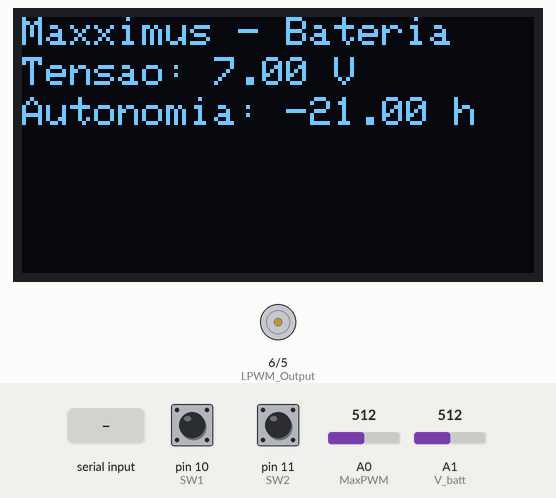
The sketch below on a simulated Arduino Uno, built with avr-gcc and run on an emulated ATmega328P. On the bench: 128×64 one-colour display, motor-driver pin pairs drawn as motors (green arrow = first pin HIGH = forward, orange = second pin HIGH = backward, longer = more drive, scaled by the enable pin). The inputs (shaded band) are chosen by the test bench; at power-on: pin 10 (SW1) HIGH, pin 11 (SW2) HIGH, A1 (V_batt) = 512, A0 (MaxPWM) = 512. What the sketch prints to the serial monitor is not drawn.

Above: at 4.2 s.
4.3 s: "a" received over the second serial link
At 5.8 s:
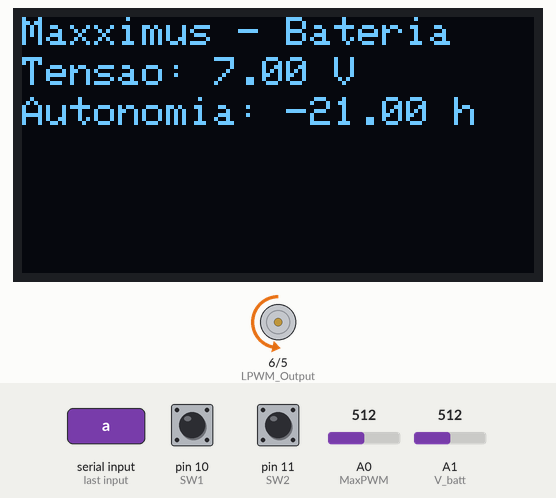
6.5 s: pin 10 (SW1) pulled LOW for 0.15 s
At 7.9 s:
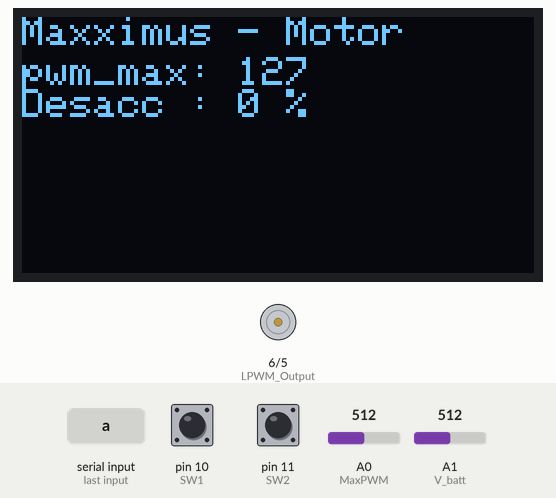
9.6 s: pin 11 (SW2) pulled LOW for 0.15 s
At 10.01 s:
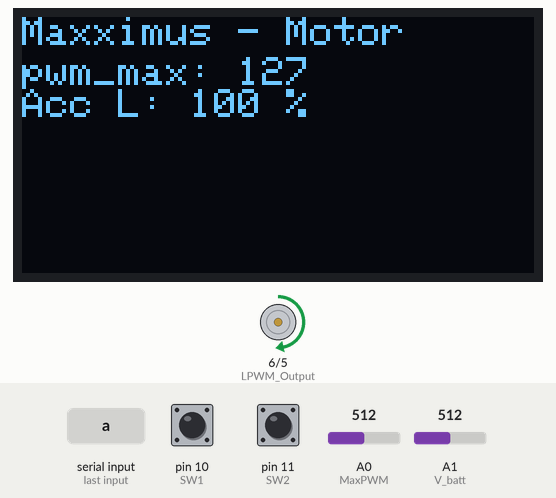
11.5 s: A1 (V_batt) set to 716
14.5 s: "c" received over the second serial link
16.5 s: A1 (V_batt) set to 900
At 20.31 s:
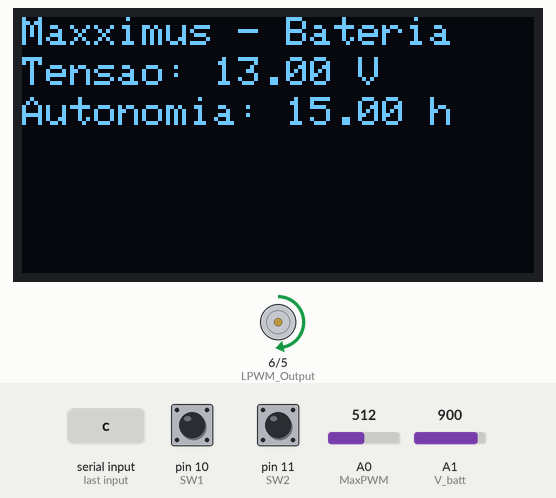
Timing chart, 0 to 20.5 s (numbered marks = the images above; inputs shaded):
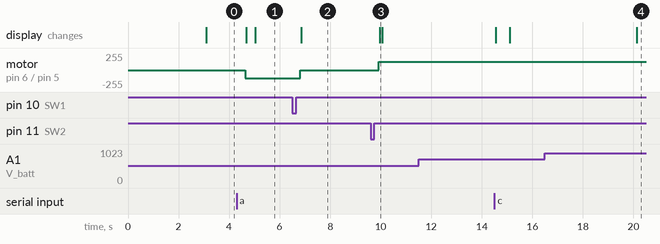

Measured:
- after the input at 4.3 s, motor on pin 6 (LPWM_Output) / pin 5 (RPWM_Output): stopped → backward 126/255 after 0.34 s; the display: first changes after 0.39 s (image 1 shows a later state)
- after the input at 6.5 s, motor on pin 6 (LPWM_Output) / pin 5 (RPWM_Output): backward 126/255 → stopped after 0.33 s; the display: changes after 0.36 s (image 2)
- after the input at 9.6 s, motor on pin 6 (LPWM_Output) / pin 5 (RPWM_Output): stopped → forward 126/255 after 0.32 s; the display: changes after 0.36 s (image 3)
- after the input at 11.5 s, every drawn part: stays the same
- after the input at 16.5 s, the display: changes after 3.6 s (image 4)

The sketch:

MaxximusControl.ino
```cpp
/*==========================================================================
// Author : Robson Rodrigues <robsonavr@gmail.com>
// Project : Maxximus
// Description : Speed control, bluetooth connection, direction control, key direction control, oled diplay
// Source-Code : MaxximusControl.ino
// Program:  versao beta 0
//==========================================================================
// Connection to the BTS7960 board:
// BTS7960 Pin 1 (RPWM) to Arduino pin 5(PWM)
// BTS7960 Pin 2 (LPWM) to Arduino pin 6(PWM)
// BTS7960 Pin 3 (R_EN), 4 (L_EN) to Arduino 7
// BTS7960 Pin 7 (VCC) to Arduino 5V pin
// BTS7960 Pin 8 (GND) to Arduino GND
// BTS7960 Pin 5 (R_IS) and 6 (L_IS) not connected
//==========================================================================
// Connection to the OLED096 I2C SSD1306
// SSD1306 Pin 1 (GND) to Arduino pin GND
// SSD1306 Pin 2 (VCC) to Arduino pin 5V
// SSD1306 Pin 3 (SCK) to Arduino pin A5 I2C
// SSD1306 Pin 4 (SDA) to Arduino pin A4 I2C
//==========================================================================
// Connection to the Bluetooth HC06
// HC06 Pin 1 (Key) not connected
// HC06 Pin 2 (VCC) to Arduino pin 5V
// HC06 Pin 3 (GND) to Arduino pin GND
// HC06 Pin 4 (TXD) to Arduino pin 9 Serial RX
// HC06 Pin 5 (RXD) to Arduino pin 8 Serial TX
// HC06 Pin 6 (STATE) not connected
//==========================================================================
// Connection to the potenciometer 10kohms
// 10kohms pin 1 (VCC) to Arduino 5V
// 10kohms pin 2 (Signal) to Arduino A0 Analogic 1023
// 10kohms pin 3 (GND) to Arduino GND
//==========================================================================
// Connection to the chave KCD4
// KCD4 Pin 1 (Frente) to Arduino 10 INPUT_PULLUP
// KCD4 Pin 2 (GND) to Arduino GND Resistencia !Kohm
// KCD4 Pin 3 (Traz) to Arduino 11 INPUT_PULLUP
//==========================================================================
// Connection to multimeter divisor tensao
// vin -----
//          |
//         RRR R1
//          |
//          ---------Vout
//          |
//         RRR R2
//          |
//         --- GND
//          -
//
// Vout = Vin x R2 / (R1 + R2)
// 5 = 15 x R2 / (100k + R2)
// 5 x (100k + R2) = R2 x 15
// 100k + 5 x R2 = R2 x 15
// 100k = 10 x R2
// R2 = 10K ohms
*/

//Biblioteca para comunicacao serial com modulo bluetooth
#include <SoftwareSerial.h>

//Biblioteca para comunicacao I2C Display

#include <Adafruit_GFX.h>
#include <Adafruit_SSD1306.h>

/*
Wire.h > UNO R3, UNO R3 SMD, UNO Mini LE	A4(SDA), A5(SCL) I2C also available on the SDA / SCL pins (digital header).
Adafruit_GFX.h > Adafruit GFX Library
Adafruit_SSD1306.h > These displays use I2C or SPI to communicate, 2 to 5 pins are required to interface.
*/

#define MaxPWM  A0 // Arduino Analogic input pin A0; center pin of the potentiometer
#define V_batt A1 // Arduino Analogic input pin A1; tensao da bateria

#define RPWM_Output  5 // Arduino PWM output pin 5; connect to IBT-2 pin 1 (RPWM) (frente)
#define LPWM_Output  6 // Arduino PWM output pin 6; connect to IBT-2 pin 2 (LPWM) (traz)
#define PWM_EN 7 // Arduino PWM output pin 7; connect to IBT-2 pin 3 (R_EN) and 4 (L_EN)

#define SW1 10  // Arduino input_pullup digital 10; chave KCD4 frente
#define SW2 11  // Arduino input_pullup digital 11; chave KCD4 traz

#define BT_Rx   8 //serial RS232/485
#define BT_Tx   9 //serial RS232/485

#define OLED_RESET -1 // Define a configuracao do display

//Inicialização dos objetos
SoftwareSerial mySerialBT(BT_Rx, BT_Tx); //comunicacao // RX, TX
Adafruit_SSD1306 display(OLED_RESET);

// prototipo de funcoes
void startMotor();  //rampa aceleracao
void stopMotor(); // rampa frenagem
void logotipo(); //logo inicializacao display
void showBattStatus(); //valor de tensao bateria

//variaveis globais
boolean motor_dirR=false, motor_dirL=false; //direcao do motor selecionada
int current_state1=HIGH, previus_state1=HIGH, current_state2=HIGH, previus_state2=HIGH; //detecao nivel chave de alto para baixo
unsigned int time_ms = 5000; //tempo em ms para rampa de frenagem e aceleracao
unsigned short pwm_max = 0xFF; //valor max do pwm definido pelo potenciometro
unsigned short pwm_value = 0x00; //variavel da rampa de aceleracao
float volts = 0.0; //tensao na bateria
unsigned long millisShowBatt = millis(); // faz a leitura da tensao da bateria

void setup()
{
  Serial.println("Iniciado");
  // BTS7960 board
  pinMode(RPWM_Output, OUTPUT);
  pinMode(LPWM_Output, OUTPUT);
  pinMode(PWM_EN, OUTPUT);

  // chave KCD4
  pinMode(SW1, INPUT_PULLUP);
  pinMode(SW2, INPUT_PULLUP);

  // Bluetooth
  Serial.begin(9600);
  mySerialBT.begin(9600); //taxa transmissao bluetooth

  // OLED diplay

  display.begin(SSD1306_SWITCHCAPVCC, 0x3C); //inicializa display no endereco 0x3C do I2C
  logotipo();
}

void loop()
{
  pwm_max = map(analogRead(MaxPWM), 0, 1023, 0, 0xFF); // maxima velocidade definida pelo potenciometro

  if(mySerialBT.available()) // comando bluetooth
  {
    char driver_command = mySerialBT.read();  // leitura serial
    switch(driver_command)
    {
      case 'a':
        mySerialBT.println("acelerando direcao R");
        motor_dirR = true; //motor R selecionado (frente)
        motor_dirL = false;
        startMotor(); //rampa de aceleracao
        mySerialBT.println(pwm_max);
        showMotor();
        break;
      case 'c':
        mySerialBT.println("acelerando direcao L");
        motor_dirL = true; //motor L selecionado (traz)
        motor_dirR = false;
        startMotor();
        mySerialBT.println(pwm_max);
        showMotor();
        break;
      case 'b':
        mySerialBT.println("desacelerando");
        stopMotor();
        motor_dirR = false;  // desabilita selecao direcao
        motor_dirL = false;
        analogWrite(RPWM_Output, 0);
        analogWrite(LPWM_Output, 0);
        showMotor();
        break;
      default:
        Serial.println("Comando não reconhecido");
    }
  }

  current_state1 = digitalRead(SW1); //leitura do botao (frente)
  current_state2 = digitalRead(SW2); //leitura do botao (traz)

  if (current_state1 != previus_state1) // frente pressionando a chave KCD4
  {
    if (current_state1 == LOW) // nivel de sinal de alto para baixo
    {
      if (motor_dirR || motor_dirL) // se o motor em movimento > pare
      {
        Serial.println("Parar motor");
        stopMotor();
        motor_dirR = false;  // desabilita selecao direcao
        motor_dirL = false;
        analogWrite(RPWM_Output, 0);
        analogWrite(LPWM_Output, 0);
        showMotor();
      }
      else // se o motor esta parado > move para frente
      {
        Serial.println("Motor para frente");
        motor_dirR = true; //motor R selecionado (frente)
        motor_dirL = false;
        startMotor(); //rampa de aceleracao
        showMotor();
      }
    }
    previus_state1 = current_state1;
  }

  if (current_state2 != previus_state2) // traz pressionando a chave KCD4
  {
    if (current_state2 == LOW) // nivel de sinal de alto para baixo
    {
      if (motor_dirL || motor_dirR) // se o motor em movimento > pare
      {
        Serial.println("Parar motor");
        stopMotor();
        motor_dirR = false;  // desabilita selecao direcao
        motor_dirL = false;
        analogWrite(RPWM_Output, 0);
        analogWrite(LPWM_Output, 0);
        showMotor();
      }
      else // se o motor esta parado > move para traz
      {
        Serial.println("Motor para traz");
        motor_dirR = false;
        motor_dirL = true; //motor L selecionado (traz)
        startMotor(); //rampa de aceleracao
        showMotor();
      }
    }
    previus_state2 = current_state2;
  }
  if((millis() - millisShowBatt) > 5000)
  {
    showBattVoltage();
    millisShowBatt = millis();
  }
}

// desenvolvimento da funcao
void startMotor()
{
  digitalWrite(PWM_EN, HIGH); // habilita PWM no drive
  while(pwm_value <= (pwm_max-1))
  {
    if (motor_dirR)
    {
      analogWrite(RPWM_Output, pwm_value);
      pwm_value+=1;
      if (pwm_value < pwm_max/2) pwm_value = short(pwm_max/2);
      delayMicroseconds(time_ms);
    }
    else
    {
      analogWrite(LPWM_Output, pwm_value);
      pwm_value+=1;
      if (pwm_value < pwm_max/2) pwm_value = short(pwm_max/2);
      delayMicroseconds(time_ms);
    }
  }
}

void stopMotor()
{
  while(pwm_value >= 0x01)
  {
    if (motor_dirR)
    {
      analogWrite(RPWM_Output, pwm_value);
      pwm_value-=1;
      if (pwm_value < pwm_max/2) pwm_value = 0;
      delayMicroseconds(time_ms);
    }
    else
    {
      analogWrite(LPWM_Output, pwm_value);
      pwm_value-=1;
      if (pwm_value < pwm_max/2) pwm_value = 0;
      delayMicroseconds(time_ms);
    }
  }
  digitalWrite(PWM_EN, LOW); //desabilita o PWM no drive
}

void logotipo()
{
  // display.display(); // Show initial display buffer contents on the screen -- the library initializes this with an Adafruit splash screen.
  // delay(1000); // Pause for 2 seconds
  display.clearDisplay();  // Clear the buffer
  display.setTextColor(WHITE); //configura cor para branco para inicializar a tela
  display.setTextSize(1); //configura o tamanho da fonte
  display.setCursor(0,0);
  display.print("Maxximus - Macanhan");
  display.setCursor(0,10);
  display.print("Modulo versao Beta 0");
  display.setCursor(0,20);
  display.print("contato@gmail.com");
  display.display();
  delay(3000);
  showBattVoltage();
}

void showBattVoltage()
{
  float volts = map(analogRead(V_batt), 0, 1023, 0, 15);
  display.clearDisplay();  // Clear the buffer
  display.setTextColor(WHITE); //configura cor para branco para inicializar a tela
  display.setTextSize(1); //configura o tamanho da fonte
  display.setCursor(0,0);
  display.print("Maxximus - Bateria");
  display.setCursor(0,10);
  display.print("Tensao: ");
  display.print(volts);
  display.print(" V");
  display.setCursor(0,20);
  display.print("Autonomia: ");
  display.print((volts-10.5)*6);
  display.print(" h");
  display.display();
}

void showMotor()
{
  display.clearDisplay();  // Clear the buffer
  display.setTextColor(WHITE); //configura cor para branco para inicializar a tela
  display.setTextSize(1); //configura o tamanho da fonte
  display.setCursor(0,0);
  display.print("Maxximus - Motor");
  display.setCursor(0,10);
  display.print("pwm_max: ");
  display.println(pwm_max);
  if (motor_dirR) display.print("Acc R: ");
  if (motor_dirL) display.print("Acc L: ");
  if (!(motor_dirR || motor_dirL)) display.print("Desacc : ");
  display.print(pwm_value/pwm_max*100);
  display.print(" %");
  display.display();
}

  
```
